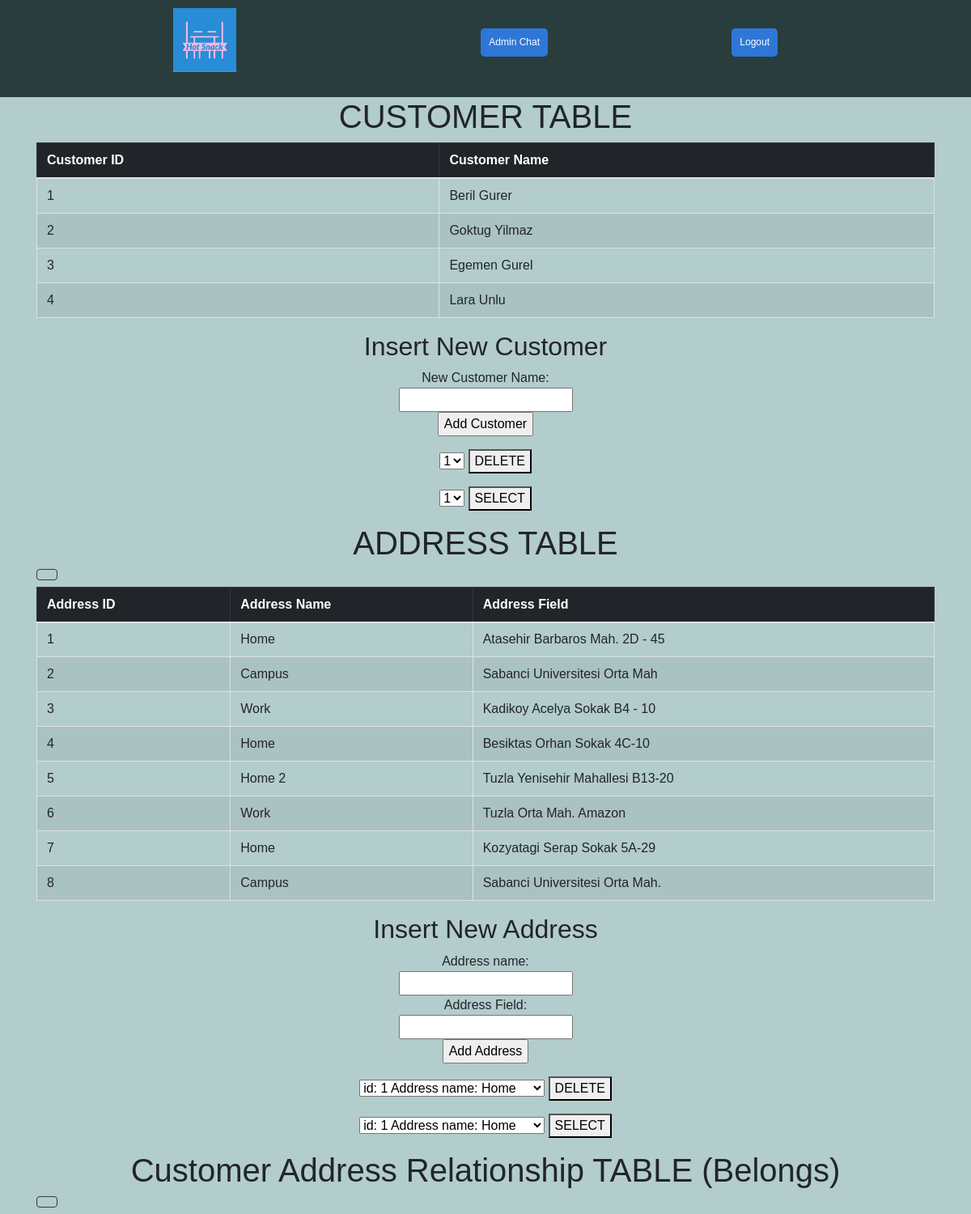
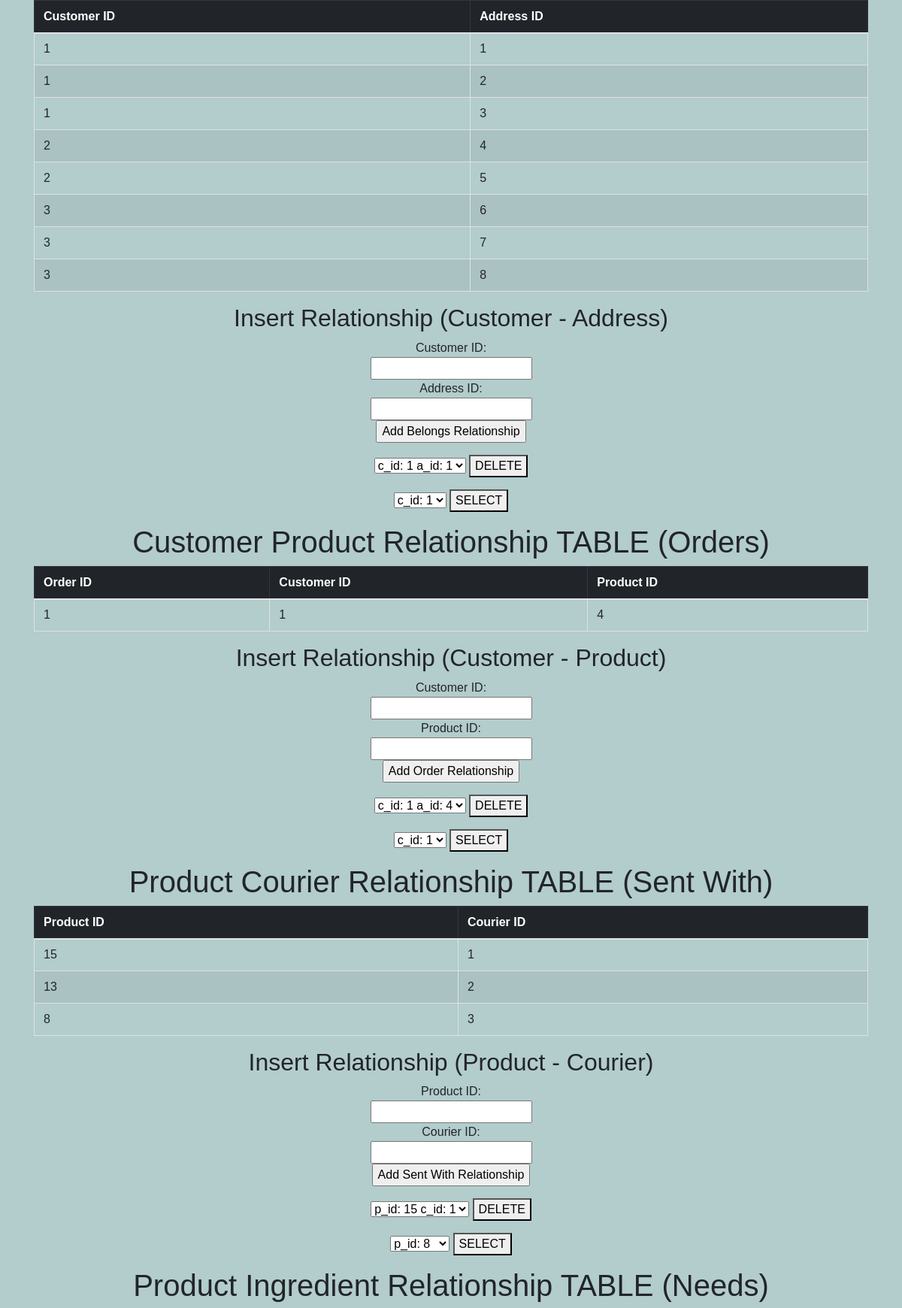
The page /admin.php (signed in, upper part) on the database its author committed (2 pictures, top to bottom).
### tables this page shows
CREATE TABLE `Customer` (
  `customer_id` int(11) NOT NULL,
  `Customer_name` varchar(22) NOT NULL
);

CREATE TABLE `Address` (
  `addressid` int(11) NOT NULL,
  `Address_name` varchar(22) NOT NULL,
  `Address_field` varchar(100) NOT NULL
);

CREATE TABLE `Belongs` (
  `customer_id` int(11) NOT NULL,
  `Address_id` int(22) NOT NULL
);

CREATE TABLE `Orders` (
  `purid` int(11) NOT NULL,
  `pid` int(11) NOT NULL,
  `cuid` int(11) NOT NULL
);

CREATE TABLE `SentWith` (
  `product_id` int(11) NOT NULL,
  `courrier_id` int(11) NOT NULL
);

### admin.php (the view, shortened to what this page needs)
<link rel="stylesheet" href="https://cdn.jsdelivr.net/npm/bootstrap@4.1.3/dist/css/bootstrap.min.css">
<!doctype html>
<html lang="en">
  <head>
    <link rel="stylesheet" href="https://cdn.jsdelivr.net/npm/bootstrap@4.1.3/dist/css/bootstrap.min.css">
  </head>
  <body>
</html>
<?php
include "config.php";
?>
<body style="background-color:rgb(179, 204, 204);">
<head>
        <link rel="stylesheet" href="main.css">
    </head>
    <body>
<body>
  <div style="background-color:rgb(41, 61, 61);">
    <div style="margin:0 auto; width:66%;height:50px;display: flex;">
        <div style="width:50%;height: 100%;height: 100%;">
            <a href="index.php">
                <img src="images/logo1.png" style="max-width: 35%;margin: 10px;display:inline-block">
            </a>
        </div>
        <div style="width:50%;height: 100%;margin: 30px;">
                <a href="admin_chat.php" class="button-top-right" >Admin Chat</a>
            </div>
        <div style="width:50%;height: 100%;margin: 30px;">
                <a href="logout.php" class="button-top-right" >Logout</a>
            </div>
    </div>
    <div style="width:100%; background-color:rgb(41, 61, 61); height:70px;"></div>
    </div>
  <div class="container">
    <h1 class="text-center" >CUSTOMER TABLE</h1>
        <table class="table table-striped table-bordered table-hover">
          <thead class="table-dark">
            <tr>
              <th  scope="col">Customer ID</th>
              <th  scope="col">Customer Name</th>
            </tr>
          </thead>
            <tbody>
              <tr>
          <?php
            $query="SELECT * FROM Customer";
            $view_users= mysqli_query($db,$query);
            while($row= mysqli_fetch_assoc($view_users)){
              $customer_id = $row['customer_id'];
              $Customer_name = $row['Customer_name'];
              echo "<tr >";
              echo " <td >{$customer_id}</th>";
              echo " <td > {$Customer_name}</th>";
                  }
                ?>
              </tr>
            </tbody>
        </table>
  </div>
<?php include "insert_customer.php"?>
<div style="text-align:center">
<form action="delete_customer.php" method="POST">
<select name="ids">
<?php
$sql_command = "SELECT customer_id FROM Customer";
$myresult = mysqli_query($db, $sql_command);
while($cid_rows = mysqli_fetch_assoc($myresult))
{
	$customer_id = $cid_rows['customer_id'];
	echo "<option value=$customer_id>".$customer_id."</option>";
}
?>
</select>
<button>DELETE</button>
</form>
<form action="select_customer.php" method="POST">
<select name="ids">
<?php
$sql_command = "SELECT customer_id FROM Customer";
$myresult = mysqli_query($db, $sql_command);
while($cid_rows = mysqli_fetch_assoc($myresult))
{
	$customer_id = $cid_rows['customer_id'];
	echo "<option value=$customer_id>".$customer_id."</option>";
}
?>
</select>
<button>SELECT</button>
</form>
</div>
<?php include "config.php"?>
  <div class="container">
    <h1 class="text-center" >ADDRESS TABLE</h1>
      <a href="addresses_options.php" class='btn btn-outline-dark mb-2'> <i class="bi bi-person-plus"></i></a>
        <table class="table table-striped table-bordered table-hover">
          <thead class="table-dark">
            <tr>
              <th  scope="col">Address ID</th>
              <th  scope="col">Address Name</th>
              <th  scope="col">Address Field</th>
            </tr>
          </thead>
            <tbody>
              <tr>
          <?php
            $query="SELECT * FROM Address";
            $view_users= mysqli_query($db,$query);
            while($row= mysqli_fetch_assoc($view_users)){
              $addressid = $row['addressid'];
              $Address_name = $row['Address_name'];
              $Address_field = $row['Address_field'];
              echo "<tr >";
              echo " <td > {$addressid}</th>";
              echo " <td >{$Address_name}</th>";
              echo " <td > {$Address_field}</th>";
                  }
                ?>
              </tr>
            </tbody>
        </table>
  </div>
<?php include "insert_address.php"?>
<div style="text-align:center">
<form action="delete_address.php" method="POST">
<select name="ids">
<?php
$sql_command = "SELECT addressid, Address_name FROM Address";
$myresult = mysqli_query($db, $sql_command);
while($cid_rows = mysqli_fetch_assoc($myresult))
{
	$addressid = $cid_rows['addressid'];
    $Address_name = $cid_rows['Address_name'];
	echo "<option value=$addressid>"."id: ".$addressid." Address name: ".$Address_name."</option>";
}
?>
</select>
<button>DELETE</button>
</form>
<form action="select_address.php" method="POST">
<select name="ids">
<?php
$sql_command = "SELECT addressid, Address_name FROM Address";
$myresult = mysqli_query($db, $sql_command);
while($cid_rows = mysqli_fetch_assoc($myresult))
{
	$addressid = $cid_rows['addressid'];
    $Address_name = $cid_rows['Address_name'];
	echo "<option value=$addressid>"."id: ".$addressid." Address name: ".$Address_name."</option>";
}
?>
</select>
<button>SELECT</button>
</form>
</div>
  <div class="container">
    <h1 class="text-center" >Customer Address Relationship TABLE (Belongs) </h1>
      <a href="addresses_options.php" class='btn btn-outline-dark mb-2'> <i class="bi bi-person-plus"></i></a>
        <table class="table table-striped table-bordered table-hover">
          <thead class="table-dark">
            <tr>
              <th  scope="col">Customer ID</th>
              <th  scope="col">Address ID</th>
            </tr>
          </thead>
            <tbody>
              <tr>
          <?php
            $query="SELECT * FROM Belongs";
            $view_users= mysqli_query($db,$query);
            while($row= mysqli_fetch_assoc($view_users)){
              $customer_id = $row['customer_id'];
              $Address_id = $row['Address_id'];
              echo "<tr >";
              echo " <td > {$customer_id}</th>";
              echo " <td >{$Address_id}</th>";
                  }
                ?>
              </tr>
            </tbody>
        </table>
  </div>
<?php include "insert_belong.php"?>
<div style="text-align:center">
<form action="delete_belong.php" method="POST">
<select name="ids">
<?php
$sql_command = "SELECT customer_id, Address_id FROM Belongs";
$myresult = mysqli_query($db, $sql_command);
while($cid_rows = mysqli_fetch_assoc($myresult))
{
	$customer_id = $cid_rows['customer_id'];
    $Address_id = $cid_rows['Address_id'];
	echo "<option value=$customer_id>"."c_id: ".$customer_id." a_id: ".$Address_id."</option>";
}
?>
</select>
<button>DELETE</button>
</form>
<form action="select_belong.php" method="POST">
<select name="ids">
<?php
$sql_command = "SELECT customer_id FROM Belongs";
$myresult = mysqli_query($db, $sql_command);
while($cid_rows = mysqli_fetch_assoc($myresult))
{
	$customer_id = $cid_rows['customer_id'];
	echo "<option value=$customer_id>"."c_id: ".$customer_id."</option>";
}
?>
</select>
<button>SELECT</button>
</form>
</div>
<?php include "config.php"?>
  <div class="container">
    <h1 class="text-center" >Customer Product Relationship TABLE (Orders) </h1>
        <table class="table table-striped table-bordered table-hover">
          <thead class="table-dark">
            <tr>
              <th  scope="col">Order ID</th>
              <th  scope="col">Customer ID</th>
              <th  scope="col">Product ID</th>
            </tr>
          </thead>
            <tbody>
              <tr>
          <?php
            $query="SELECT * FROM Orders";
            $view_users= mysqli_query($db,$query);
            while($row= mysqli_fetch_assoc($view_users)){
              $purid = $row['purid'];
              $cuid = $row['cuid'];
              $pid = $row['pid'];
              echo "<tr >";
              echo " <td > {$purid}</th>";
              echo " <td > {$cuid}</th>";
              echo " <td >{$pid}</th>";
                  }
                ?>
              </tr>
            </tbody>
        </table>
  </div>
<?php include "insert_orders.php"?>
<div style="text-align:center">
<form action="delete_orders.php" method="POST">
<select name="ids">
<?php
$sql_command = "SELECT cuid, pid FROM Orders";
$myresult = mysqli_query($db, $sql_command);
while($cid_rows = mysqli_fetch_assoc($myresult))
{
	$cuid = $cid_rows['cuid'];
    $pid = $cid_rows['pid'];
	echo "<option value=$cuid>"."c_id: ".$cuid." a_id: ".$pid."</option>";
}
?>
</select>
<button>DELETE</button>
</form>
<form action="select_orders.php" method="POST">
<select name="ids">
<?php
$sql_command = "SELECT cuid FROM Orders";
$myresult = mysqli_query($db, $sql_command);
while($cid_rows = mysqli_fetch_assoc($myresult))
{
	$cuid = $cid_rows['cuid'];
	echo "<option value=$cuid>"."c_id: ".$cuid."</option>";
}
?>
</select>
<button>SELECT</button>
</form>
</div>
<?php include "config.php"?>
  <div class="container">
    <h1 class="text-center" > Product Courier Relationship TABLE (Sent With) </h1>
        <table class="table table-striped table-bordered table-hover">
          <thead class="table-dark">
            <tr>
              <th  scope="col">Product ID</th>
              <th  scope="col">Courier ID</th>
            </tr>
          </thead>
            <tbody>
              <tr>
          <?php
            $query="SELECT * FROM SentWith";
            $view_users= mysqli_query($db,$query);
            while($row= mysqli_fetch_assoc($view_users)){
              $product_id = $row['product_id'];
              $courrier_id = $row['courrier_id'];
              echo "<tr >";
              echo " <td > {$product_id}</th>";
              echo " <td > {$courrier_id}</th>";
                  }
                ?>
              </tr>
            </tbody>
        </table>
  </div>
<?php include "insert_SentWith.php"?>
<div style="text-align:center">
<form action="delete_SentWith.php" method="POST">
<select name="ids">
<?php
$sql_command = "SELECT product_id, courrier_id FROM SentWith";
$myresult = mysqli_query($db, $sql_command);
while($cid_rows = mysqli_fetch_assoc($myresult))
{
	$product_id = $cid_rows['product_id'];
    $courrier_id = $cid_rows['courrier_id'];
	echo "<option value=$product_id>"."p_id: ".$product_id." c_id: ".$courrier_id."</option>";
}
?>
</select>
<button>DELETE</button>
</form>
<form action="select_SentWith.php" method="POST">
<select name="ids">
<?php
$sql_command = "SELECT product_id FROM SentWith";
$myresult = mysqli_query($db, $sql_command);
while($cid_rows = mysqli_fetch_assoc($myresult))
{
	$product_id = $cid_rows['product_id'];
	echo "<option value=$product_id>"."p_id: ".$product_id."</option>";
}
?>
</select>
<button>SELECT</button>
</form>
</div>
  <div class="container">
    <h1 class="text-center" > Product Ingredient Relationship TABLE (Needs) </h1>
  </div>
<?php include "insert_Needs.php"?>
</body>

### main.css (style rules this page uses)
body { font-family: Arial, Helvetica, sans-serif; }
.button-top-right { background-color:#2f77d7; border: none; color: white; padding: 5px 10px; text-align: center; text-decoration: none; display: inline-block; font-size: 12px; font-family: Arial, Helvetica, sans-serif; border-radius: 5px; float: right; display: inline-block; line-height: 25px; margin: 5px 5px 5px 0; background-color: #2f77d7; }

### rows shown on the page
customer: customer_id "1", Customer_name "Beril Gurer"
customer: customer_id "2", Customer_name "Goktug Yilmaz"
customer: customer_id "3", Customer_name "Egemen Gurel"
customer: customer_id "4", Customer_name "Lara Unlu"
address: addressid "1", Address_name "Home", Address_field "Atasehir Barbaros Mah. 2D - 45"
address: addressid "2", Address_name "Campus", Address_field "Sabanci Universitesi Orta Mah"
address: addressid "3", Address_name "Work", Address_field "Kadikoy Acelya Sokak B4 - 10"
address: addressid "4", Address_name "Home", Address_field "Besiktas Orhan Sokak 4C-10"
address: addressid "5", Address_name "Home 2", Address_field "Tuzla Yenisehir Mahallesi B13-20"
address: addressid "6", Address_name "Work", Address_field "Tuzla Orta Mah. Amazon"
address: addressid "7", Address_name "Home", Address_field "Kozyatagi Serap Sokak 5A-29"
address: addressid "8", Address_name "Campus", Address_field "Sabanci Universitesi Orta Mah."
belongs: customer "1", Address_id "1"
belongs: customer "1", Address_id "2"
belongs: customer "1", Address_id "3"
belongs: customer "2", Address_id "4"
belongs: customer "2", Address_id "5"
belongs: customer "3", Address_id "6"
belongs: customer "3", Address_id "7"
belongs: customer "3", Address_id "8"
orders: purid "1", cuid "1", pid "4"
sentwith: product_id "15", courrier "1"
sentwith: product_id "13", courrier "2"
sentwith: product_id "8", courrier "3"

### other values the page prints
form field ids "1"
